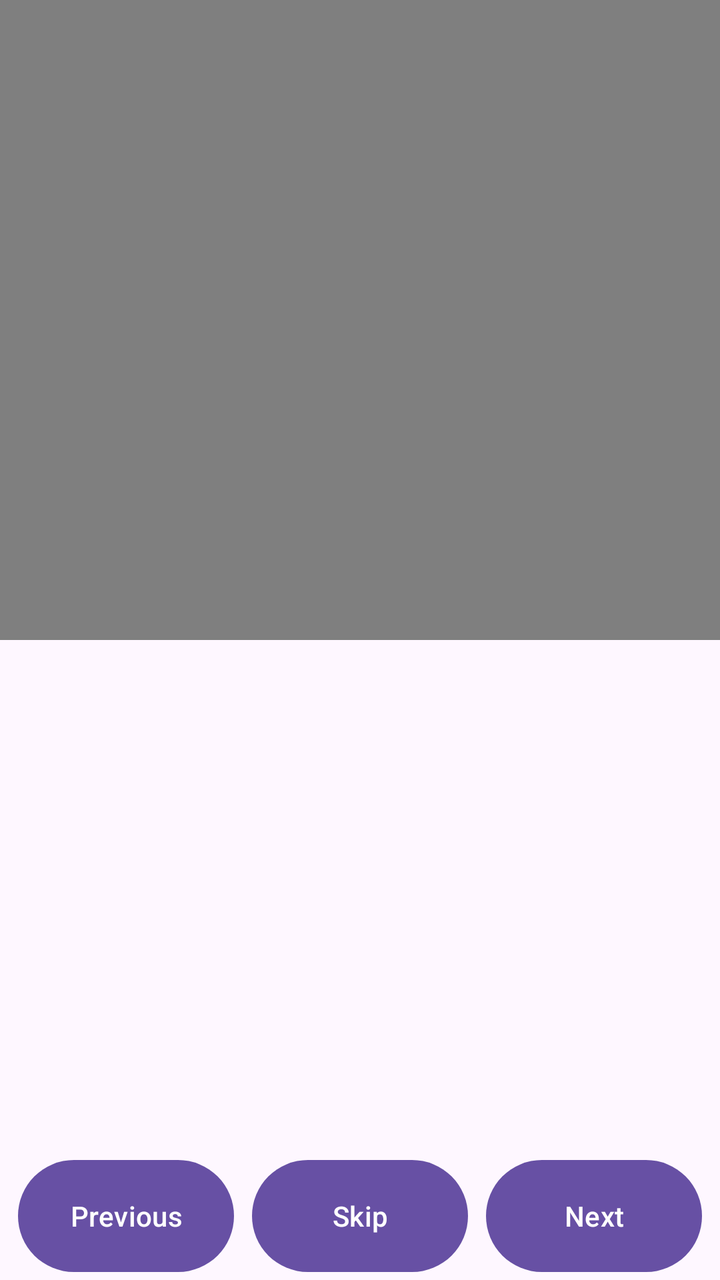
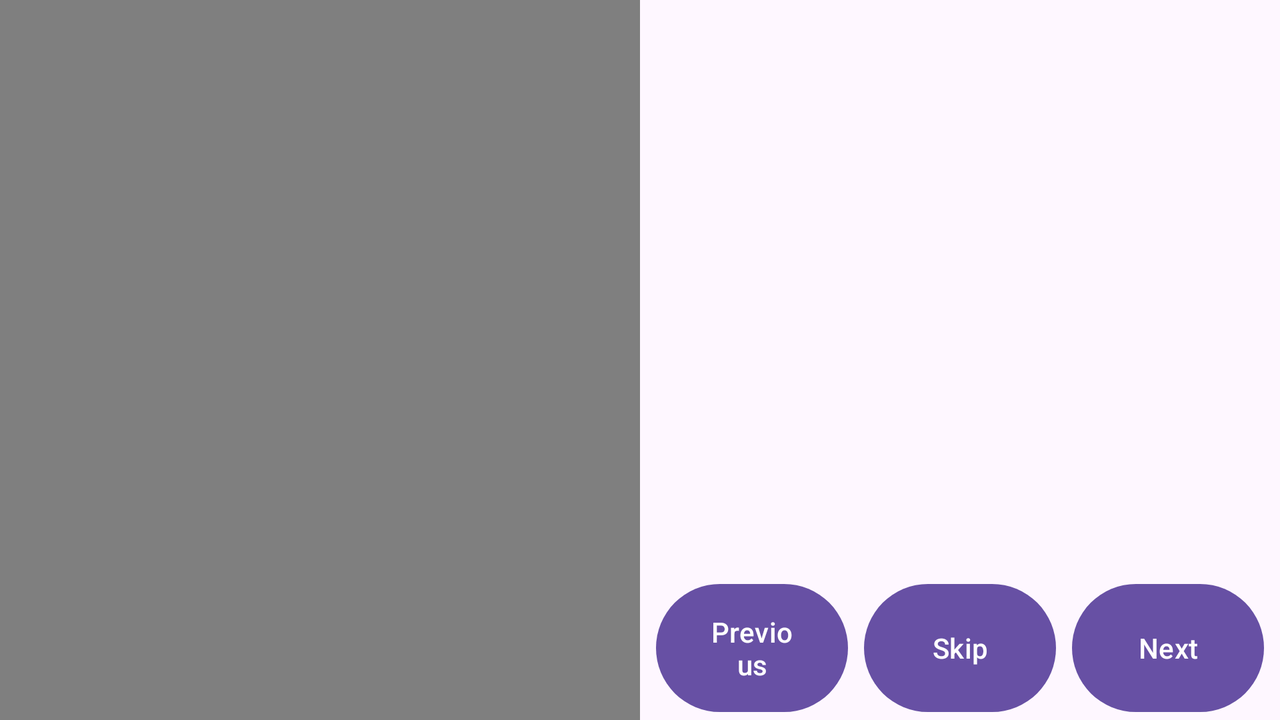

The same Android screen from two of the app's own layout files: first res/layout/ as a phone draws it, then the repository's variant for another configuration, drawn on a device whose configuration selects that folder. Both files follow.
<!-- AndroidManifest.xml: application theme Theme.ShapeOnYou -->
<!-- res/layout/exercice_page.xml -->
<?xml version="1.0" encoding="utf-8"?>
<androidx.constraintlayout.widget.ConstraintLayout
    xmlns:android="http://schemas.android.com/apk/res/android"
    xmlns:app="http://schemas.android.com/apk/res-auto"
    xmlns:tools="http://schemas.android.com/tools"
    android:id="@+id/exercice_page"
    android:layout_width="match_parent"
    android:layout_height="match_parent"
    tools:context=".ExercicePageActivity">

    
    <VideoView
        android:id="@+id/videoView"
        android:layout_width="0dp"
        android:layout_height="0dp"
        app:layout_constraintTop_toTopOf="parent"
        app:layout_constraintStart_toStartOf="parent"
        app:layout_constraintEnd_toEndOf="parent"
        app:layout_constraintHeight_percent="0.5" />

    
    <androidx.constraintlayout.widget.ConstraintLayout
        android:id="@+id/titleAndRepBox"
        android:layout_width="0dp"
        android:layout_height="0dp"
        app:layout_constraintTop_toBottomOf="@id/videoView"
        app:layout_constraintStart_toStartOf="parent"
        app:layout_constraintEnd_toEndOf="parent"
        app:layout_constraintHeight_percent="0.1">

        <TextView
            android:id="@+id/title"
            android:layout_width="0dp"
            android:layout_height="match_parent"
            app:layout_constraintStart_toStartOf="parent"
            app:layout_constraintEnd_toStartOf="@+id/nbRep"
            app:layout_constraintTop_toTopOf="parent"
            app:layout_constraintBottom_toBottomOf="parent"
            app:layout_constraintWidth_percent="0.6" />

        <TextView
            android:id="@+id/nbRep"
            android:layout_width="0dp"
            android:layout_height="match_parent"
            app:layout_constraintStart_toEndOf="@id/title"
            app:layout_constraintEnd_toEndOf="parent"
            app:layout_constraintTop_toTopOf="parent"
            app:layout_constraintBottom_toBottomOf="parent"
            app:layout_constraintWidth_percent="0.4" />
    </androidx.constraintlayout.widget.ConstraintLayout>

    
    <TextView
        android:id="@+id/instructions"
        android:layout_width="0dp"
        android:layout_height="0dp"
        app:layout_constraintTop_toBottomOf="@id/titleAndRepBox"
        app:layout_constraintStart_toStartOf="parent"
        app:layout_constraintEnd_toEndOf="parent"
        app:layout_constraintHeight_percent="0.3" />

    
    <androidx.constraintlayout.widget.ConstraintLayout
        android:id="@+id/previous_skip_next_buttons"
        android:layout_width="0dp"
        android:layout_height="0dp"
        app:layout_constraintTop_toBottomOf="@id/instructions"
        app:layout_constraintBottom_toBottomOf="parent"
        app:layout_constraintStart_toStartOf="parent"
        app:layout_constraintEnd_toEndOf="parent"
        app:layout_constraintHeight_percent="0.1">

        
        <Button
            android:id="@+id/previousButton"
            android:layout_width="0dp"
            android:layout_height="match_parent"
            android:text="Previous"
            app:layout_constraintStart_toStartOf="parent"
            app:layout_constraintEnd_toStartOf="@id/skipButton"
            app:layout_constraintWidth_percent="0.3" />

        <Button
            android:id="@+id/skipButton"
            android:layout_width="0dp"
            android:layout_height="match_parent"
            android:text="Skip"
            app:layout_constraintStart_toEndOf="@id/previousButton"
            app:layout_constraintEnd_toStartOf="@id/nextButton"
            app:layout_constraintWidth_percent="0.3" />

        <Button
            android:id="@+id/nextButton"
            android:layout_width="0dp"
            android:layout_height="match_parent"
            android:text="Next"
            app:layout_constraintStart_toEndOf="@id/skipButton"
            app:layout_constraintEnd_toEndOf="parent"
            app:layout_constraintWidth_percent="0.3" />

    </androidx.constraintlayout.widget.ConstraintLayout>

</androidx.constraintlayout.widget.ConstraintLayout>
<!-- resources referenced by this layout -->
<resources>
  <style name="Theme.ShapeOnYou" parent="Base.Theme.ShapeOnYou" />
  <style name="Base.Theme.ShapeOnYou" parent="Theme.Material3.DayNight.NoActionBar">
          
          
      </style>
</resources>
<!-- res/layout-land/exercice_page.xml (the repository's variant of the layout above) -->
<!-- drawn on the phone turned sideways -->
<?xml version="1.0" encoding="utf-8"?>
<androidx.constraintlayout.widget.ConstraintLayout
    xmlns:android="http://schemas.android.com/apk/res/android"
    xmlns:app="http://schemas.android.com/apk/res-auto"
    xmlns:tools="http://schemas.android.com/tools"
    android:id="@+id/exercice_page"
    android:layout_width="match_parent"
    android:layout_height="match_parent"
    android:orientation="horizontal"
    tools:context=".ExercicePageActivity">


    
    <VideoView
        android:id="@+id/videoView"
        android:layout_width="0dp"
        android:layout_height="0dp"
        app:layout_constraintTop_toTopOf="parent"
        app:layout_constraintBottom_toBottomOf="parent"
        app:layout_constraintStart_toStartOf="parent"
        app:layout_constraintEnd_toStartOf="@+id/rightPanel"
        app:layout_constraintWidth_percent="0.5" />

    
    <androidx.constraintlayout.widget.ConstraintLayout
        android:id="@+id/rightPanel"
        android:layout_width="0dp"
        android:layout_height="0dp"
        app:layout_constraintTop_toTopOf="parent"
        app:layout_constraintBottom_toBottomOf="parent"
        app:layout_constraintStart_toEndOf="@id/videoView"
        app:layout_constraintEnd_toEndOf="parent">

        
        <androidx.constraintlayout.widget.ConstraintLayout
            android:id="@+id/titleAndRepBox"
            android:layout_width="0dp"
            android:layout_height="0dp"
            app:layout_constraintTop_toTopOf="parent"
            app:layout_constraintStart_toStartOf="parent"
            app:layout_constraintEnd_toEndOf="parent"
            app:layout_constraintHeight_percent="0.2">

            <TextView
                android:id="@+id/title"
                android:layout_width="0dp"
                android:layout_height="match_parent"
                app:layout_constraintStart_toStartOf="parent"
                app:layout_constraintEnd_toStartOf="@+id/nbRep"
                app:layout_constraintTop_toTopOf="parent"
                app:layout_constraintBottom_toBottomOf="parent"
                app:layout_constraintWidth_percent="0.6" />

            <TextView
                android:id="@+id/nbRep"
                android:layout_width="0dp"
                android:layout_height="match_parent"
                app:layout_constraintStart_toEndOf="@id/title"
                app:layout_constraintEnd_toEndOf="parent"
                app:layout_constraintTop_toTopOf="parent"
                app:layout_constraintBottom_toBottomOf="parent"
                app:layout_constraintWidth_percent="0.4" />
        </androidx.constraintlayout.widget.ConstraintLayout>

        
        <TextView
            android:id="@+id/instructions"
            android:layout_width="0dp"
            android:layout_height="0dp"
            app:layout_constraintTop_toBottomOf="@id/titleAndRepBox"
            app:layout_constraintStart_toStartOf="parent"
            app:layout_constraintEnd_toEndOf="parent"
            app:layout_constraintHeight_percent="0.6" />

        
        <androidx.constraintlayout.widget.ConstraintLayout
            android:id="@+id/previous_skip_next_buttons"
            android:layout_width="0dp"
            android:layout_height="0dp"
            app:layout_constraintTop_toBottomOf="@id/instructions"
            app:layout_constraintBottom_toBottomOf="parent"
            app:layout_constraintStart_toStartOf="parent"
            app:layout_constraintEnd_toEndOf="parent"
            app:layout_constraintHeight_percent="0.2">

            
            <Button
                android:id="@+id/previousButton"
                android:layout_width="0dp"
                android:layout_height="match_parent"
                android:text="Previous"
                app:layout_constraintStart_toStartOf="parent"
                app:layout_constraintEnd_toStartOf="@id/skipButton"
                app:layout_constraintWidth_percent="0.3" />

            <Button
                android:id="@+id/skipButton"
                android:layout_width="0dp"
                android:layout_height="match_parent"
                android:text="Skip"
                app:layout_constraintStart_toEndOf="@id/previousButton"
                app:layout_constraintEnd_toStartOf="@id/nextButton"
                app:layout_constraintWidth_percent="0.3" />

            <Button
                android:id="@+id/nextButton"
                android:layout_width="0dp"
                android:layout_height="match_parent"
                android:text="Next"
                app:layout_constraintStart_toEndOf="@id/skipButton"
                app:layout_constraintEnd_toEndOf="parent"
                app:layout_constraintWidth_percent="0.3" />

        </androidx.constraintlayout.widget.ConstraintLayout>

    </androidx.constraintlayout.widget.ConstraintLayout>

</androidx.constraintlayout.widget.ConstraintLayout>
